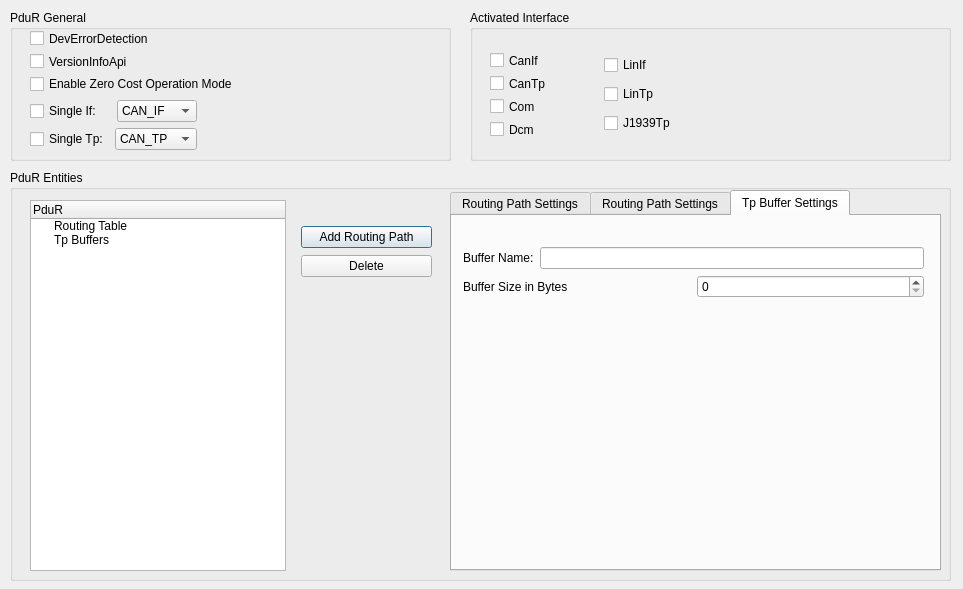
<?xml version="1.0" encoding="UTF-8"?>
<ui version="4.0">
 <class>PduR_Dlg</class>
 <widget class="QDialog" name="PduR_Dlg">
  <property name="geometry">
   <rect>
    <x>0</x>
    <y>0</y>
    <width>963</width>
    <height>589</height>
   </rect>
  </property>
  <property name="windowTitle">
   <string>Pdu Router</string>
  </property>
  <widget class="QGroupBox" name="groupBox_2">
   <property name="geometry">
    <rect>
     <x>10</x>
     <y>170</y>
     <width>941</width>
     <height>411</height>
    </rect>
   </property>
   <property name="maximumSize">
    <size>
     <width>16777214</width>
     <height>16777215</height>
    </size>
   </property>
   <property name="title">
    <string>PduR Entities</string>
   </property>
   <widget class="QTreeWidget" name="trPduRCfg">
    <property name="geometry">
     <rect>
      <x>20</x>
      <y>30</y>
      <width>256</width>
      <height>371</height>
     </rect>
    </property>
    <column>
     <property name="text">
      <string>PduR</string>
     </property>
    </column>
    <item>
     <property name="text">
      <string>Routing Table</string>
     </property>
    </item>
    <item>
     <property name="text">
      <string>Tp Buffers</string>
     </property>
    </item>
   </widget>
   <widget class="QTabWidget" name="tabCfg">
    <property name="geometry">
     <rect>
      <x>440</x>
      <y>20</y>
      <width>491</width>
      <height>381</height>
     </rect>
    </property>
    <property name="maximumSize">
     <size>
      <width>16777215</width>
      <height>16777214</height>
     </size>
    </property>
    <property name="currentIndex">
     <number>2</number>
    </property>
    <widget class="QWidget" name="tab">
     <attribute name="title">
      <string>Routing Path Settings</string>
     </attribute>
     <widget class="QWidget" name="layoutWidget">
      <property name="geometry">
       <rect>
        <x>10</x>
        <y>30</y>
        <width>461</width>
        <height>108</height>
       </rect>
      </property>
      <layout class="QVBoxLayout" name="verticalLayout_3">
       <item>
        <layout class="QHBoxLayout" name="horizontalLayout_2">
         <item>
          <widget class="QLabel" name="label">
           <property name="text">
            <string>Symbolic Name:</string>
           </property>
          </widget>
         </item>
         <item>
          <widget class="QLineEdit" name="leSrcName"/>
         </item>
        </layout>
       </item>
       <item>
        <layout class="QHBoxLayout" name="horizontalLayout_3">
         <item>
          <widget class="QLabel" name="label_2">
           <property name="text">
            <string>Sdu Length:</string>
           </property>
          </widget>
         </item>
         <item>
          <widget class="QSpinBox" name="spbxSduLength"/>
         </item>
        </layout>
       </item>
       <item>
        <layout class="QHBoxLayout" name="horizontalLayout_4">
         <item>
          <widget class="QLabel" name="label_3">
           <property name="text">
            <string>Source Pdu:</string>
           </property>
          </widget>
         </item>
         <item>
          <widget class="QComboBox" name="cmbxSrcPdu"/>
         </item>
        </layout>
       </item>
       <item>
        <layout class="QHBoxLayout" name="horizontalLayout_5">
         <item>
          <widget class="QCheckBox" name="cbxSrcModule">
           <property name="text">
            <string>Overriden Source Module:</string>
           </property>
          </widget>
         </item>
         <item>
          <widget class="QComboBox" name="cmbxSrcModule">
           <item>
            <property name="text">
             <string>Com</string>
            </property>
           </item>
           <item>
            <property name="text">
             <string>Dcm</string>
            </property>
           </item>
           <item>
            <property name="text">
             <string>CanIf</string>
            </property>
           </item>
           <item>
            <property name="text">
             <string>CanTp</string>
            </property>
           </item>
           <item>
            <property name="text">
             <string>LinIf</string>
            </property>
           </item>
           <item>
            <property name="text">
             <string>LinTp</string>
            </property>
           </item>
           <item>
            <property name="text">
             <string>FrIf</string>
            </property>
           </item>
           <item>
            <property name="text">
             <string>FrTp</string>
            </property>
           </item>
          </widget>
         </item>
        </layout>
       </item>
      </layout>
     </widget>
    </widget>
    <widget class="QWidget" name="tab_2">
     <attribute name="title">
      <string>Routing Path Settings</string>
     </attribute>
     <widget class="QWidget" name="layoutWidget">
      <property name="geometry">
       <rect>
        <x>10</x>
        <y>30</y>
        <width>461</width>
        <height>108</height>
       </rect>
      </property>
      <layout class="QVBoxLayout" name="verticalLayout_4">
       <item>
        <layout class="QHBoxLayout" name="horizontalLayout_6">
         <item>
          <widget class="QLabel" name="label_4">
           <property name="text">
            <string>Symbolic Name:</string>
           </property>
          </widget>
         </item>
         <item>
          <widget class="QLineEdit" name="leDstName"/>
         </item>
        </layout>
       </item>
       <item>
        <layout class="QHBoxLayout" name="horizontalLayout_7">
         <item>
          <widget class="QCheckBox" name="cbxSrcModule_3">
           <property name="text">
            <string>Data Provision</string>
           </property>
          </widget>
         </item>
         <item>
          <widget class="QComboBox" name="cmbxDataProvision">
           <item>
            <property name="text">
             <string>DIRECT</string>
            </property>
           </item>
           <item>
            <property name="text">
             <string>TRIGGER_TRANSMIT</string>
            </property>
           </item>
          </widget>
         </item>
        </layout>
       </item>
       <item>
        <layout class="QHBoxLayout" name="horizontalLayout_8">
         <item>
          <widget class="QLabel" name="label_6">
           <property name="text">
            <string>Destination Pdu:</string>
           </property>
          </widget>
         </item>
         <item>
          <widget class="QComboBox" name="cmbxDstPdu"/>
         </item>
        </layout>
       </item>
       <item>
        <layout class="QHBoxLayout" name="horizontalLayout_9">
         <item>
          <widget class="QCheckBox" name="cbxDstModule">
           <property name="text">
            <string>Overriden Destinatione Module:</string>
           </property>
          </widget>
         </item>
         <item>
          <widget class="QComboBox" name="cmbxDstModule">
           <item>
            <property name="text">
             <string>Com</string>
            </property>
           </item>
           <item>
            <property name="text">
             <string>Dcm</string>
            </property>
           </item>
           <item>
            <property name="text">
             <string>CanIf</string>
            </property>
           </item>
           <item>
            <property name="text">
             <string>CanTp</string>
            </property>
           </item>
           <item>
            <property name="text">
             <string>LinIf</string>
            </property>
           </item>
           <item>
            <property name="text">
             <string>LinTp</string>
            </property>
           </item>
           <item>
            <property name="text">
             <string>FrIf</string>
            </property>
           </item>
           <item>
            <property name="text">
             <string>FrTp</string>
            </property>
           </item>
          </widget>
         </item>
        </layout>
       </item>
      </layout>
     </widget>
    </widget>
    <widget class="QWidget" name="tab_3">
     <attribute name="title">
      <string>Tp Buffer Settings</string>
     </attribute>
     <widget class="QWidget" name="layoutWidget">
      <property name="geometry">
       <rect>
        <x>11</x>
        <y>31</y>
        <width>461</width>
        <height>52</height>
       </rect>
      </property>
      <layout class="QVBoxLayout" name="verticalLayout_5">
       <item>
        <layout class="QHBoxLayout" name="horizontalLayout_10">
         <item>
          <widget class="QLabel" name="label_5">
           <property name="text">
            <string>Buffer Name:</string>
           </property>
          </widget>
         </item>
         <item>
          <widget class="QLineEdit" name="leBufferName"/>
         </item>
        </layout>
       </item>
       <item>
        <layout class="QHBoxLayout" name="horizontalLayout_11">
         <item>
          <widget class="QLabel" name="label_7">
           <property name="text">
            <string>Buffer Size in Bytes</string>
           </property>
          </widget>
         </item>
         <item>
          <widget class="QSpinBox" name="spbxBufferSize"/>
         </item>
        </layout>
       </item>
      </layout>
     </widget>
    </widget>
   </widget>
   <widget class="QWidget" name="layoutWidget">
    <property name="geometry">
     <rect>
      <x>291</x>
      <y>55</y>
      <width>131</width>
      <height>54</height>
     </rect>
    </property>
    <layout class="QVBoxLayout" name="verticalLayout_2">
     <item>
      <widget class="QPushButton" name="btnAdd">
       <property name="text">
        <string>Add Routing Path</string>
       </property>
      </widget>
     </item>
     <item>
      <widget class="QPushButton" name="btnDel">
       <property name="text">
        <string>Delete</string>
       </property>
      </widget>
     </item>
    </layout>
   </widget>
  </widget>
  <widget class="QGroupBox" name="groupBox">
   <property name="geometry">
    <rect>
     <x>10</x>
     <y>10</y>
     <width>441</width>
     <height>151</height>
    </rect>
   </property>
   <property name="title">
    <string>PduR General</string>
   </property>
   <widget class="QWidget" name="layoutWidget">
    <property name="geometry">
     <rect>
      <x>20</x>
      <y>20</y>
      <width>211</width>
      <height>62</height>
     </rect>
    </property>
    <layout class="QVBoxLayout" name="verticalLayout_10">
     <item>
      <widget class="QCheckBox" name="cbxDevErr">
       <property name="text">
        <string>DevErrorDetection</string>
       </property>
      </widget>
     </item>
     <item>
      <widget class="QCheckBox" name="cbxVersionInfo">
       <property name="text">
        <string>VersionInfoApi</string>
       </property>
      </widget>
     </item>
     <item>
      <widget class="QCheckBox" name="cbxZeroCostEnable">
       <property name="text">
        <string>Enable Zero Cost Operation Mode</string>
       </property>
      </widget>
     </item>
    </layout>
   </widget>
   <widget class="QWidget" name="layoutWidget">
    <property name="geometry">
     <rect>
      <x>20</x>
      <y>90</y>
      <width>167</width>
      <height>52</height>
     </rect>
    </property>
    <layout class="QVBoxLayout" name="verticalLayout_11">
     <item>
      <layout class="QHBoxLayout" name="horizontalLayout_16">
       <item>
        <widget class="QCheckBox" name="cbxSingleIf">
         <property name="text">
          <string>Single If:</string>
         </property>
        </widget>
       </item>
       <item>
        <widget class="QComboBox" name="cmbxSingleIf">
         <item>
          <property name="text">
           <string>CAN_IF</string>
          </property>
         </item>
         <item>
          <property name="text">
           <string>LIN_IF</string>
          </property>
         </item>
        </widget>
       </item>
      </layout>
     </item>
     <item>
      <layout class="QHBoxLayout" name="horizontalLayout_17">
       <item>
        <widget class="QCheckBox" name="cbxSingleTp">
         <property name="text">
          <string>Single Tp:</string>
         </property>
        </widget>
       </item>
       <item>
        <widget class="QComboBox" name="cmbxSingleTp">
         <item>
          <property name="text">
           <string>CAN_TP</string>
          </property>
         </item>
         <item>
          <property name="text">
           <string>LIN_TP</string>
          </property>
         </item>
         <item>
          <property name="text">
           <string>J1939_TP</string>
          </property>
         </item>
        </widget>
       </item>
      </layout>
     </item>
    </layout>
   </widget>
  </widget>
  <widget class="QGroupBox" name="groupBox_3">
   <property name="geometry">
    <rect>
     <x>470</x>
     <y>10</y>
     <width>481</width>
     <height>151</height>
    </rect>
   </property>
   <property name="title">
    <string>Activated Interface</string>
   </property>
   <widget class="QWidget" name="layoutWidget">
    <property name="geometry">
     <rect>
      <x>20</x>
      <y>42</y>
      <width>221</width>
      <height>86</height>
     </rect>
    </property>
    <layout class="QHBoxLayout" name="horizontalLayout">
     <item>
      <layout class="QVBoxLayout" name="verticalLayout">
       <item>
        <widget class="QCheckBox" name="cbxCanIf">
         <property name="text">
          <string>CanIf</string>
         </property>
        </widget>
       </item>
       <item>
        <widget class="QCheckBox" name="cbxCanTp">
         <property name="text">
          <string>CanTp</string>
         </property>
        </widget>
       </item>
       <item>
        <widget class="QCheckBox" name="cbxCom">
         <property name="text">
          <string>Com</string>
         </property>
        </widget>
       </item>
       <item>
        <widget class="QCheckBox" name="cbxDcm">
         <property name="text">
          <string>Dcm</string>
         </property>
        </widget>
       </item>
      </layout>
     </item>
     <item>
      <layout class="QVBoxLayout" name="verticalLayout_9">
       <item>
        <widget class="QCheckBox" name="cbxLinIf">
         <property name="text">
          <string>LinIf</string>
         </property>
        </widget>
       </item>
       <item>
        <widget class="QCheckBox" name="cbxLinTp">
         <property name="text">
          <string>LinTp</string>
         </property>
        </widget>
       </item>
       <item>
        <widget class="QCheckBox" name="cbxJ1939Tp">
         <property name="text">
          <string>J1939Tp</string>
         </property>
        </widget>
       </item>
      </layout>
     </item>
    </layout>
   </widget>
  </widget>
 </widget>
 <resources/>
 <connections/>
</ui>
